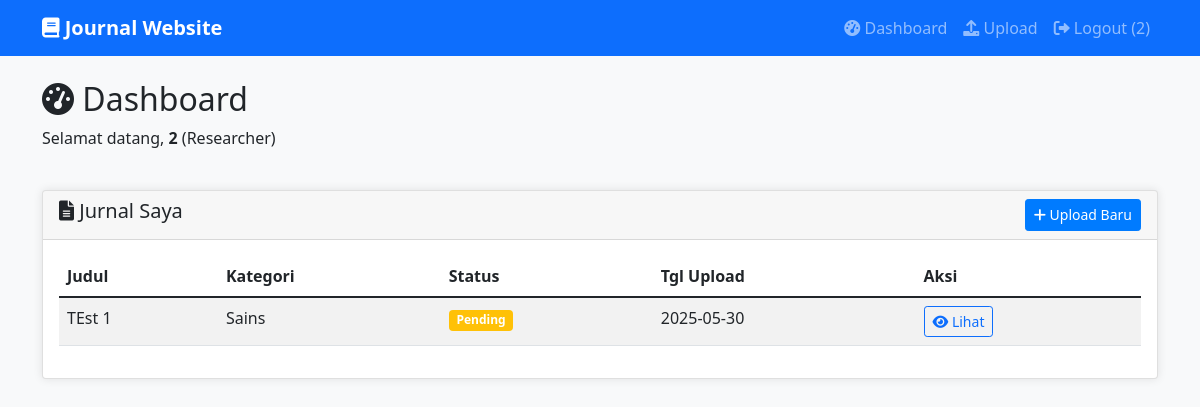
The app's page /dashboard (signed in) with its own data.
### tables this page shows
CREATE TABLE journals (
            id INTEGER PRIMARY KEY AUTOINCREMENT,
            title TEXT NOT NULL,
            abstract TEXT NOT NULL,
            author_name TEXT NOT NULL,
            author_email TEXT NOT NULL,
            category TEXT NOT NULL,
            filename TEXT NOT NULL,
            file_path TEXT NOT NULL,
            uploaded_by INTEGER,
            status TEXT DEFAULT 'pending',
            created_at TIMESTAMP DEFAULT CURRENT_TIMESTAMP,
            FOREIGN KEY (uploaded_by) REFERENCES users (id)
        );

### app/controllers/dashboard_controller.py (the view)
        def wrapper(*args, **kwargs):
            if 'user_id' not in session:
                flash('Silakan login terlebih dahulu', 'error')
                return redirect(url_for('auth.login'))
            if role and session.get('role') != role:
                flash('Akses ditolak', 'error')
                return redirect(url_for('dashboard.dashboard'))
            return f(*args, **kwargs)

### app/controllers/dashboard_controller.py (called while the page is built)
def login_required(role=None):
    def decorator(f):
        def wrapper(*args, **kwargs):
            if 'user_id' not in session:
                flash('Silakan login terlebih dahulu', 'error')
                return redirect(url_for('auth.login'))
            if role and session.get('role') != role:
                flash('Akses ditolak', 'error')
                return redirect(url_for('dashboard.dashboard'))
            return f(*args, **kwargs)
        wrapper.__name__ = f.__name__
        return wrapper
    return decorator

@dashboard_bp.route('/dashboard')
@login_required()
def dashboard():
    if session['role'] == 'admin':
        return redirect(url_for('admin.admin_dashboard'))
    if session['role'] == 'researcher':
        conn = get_db_connection()
        my_journals = conn.execute('SELECT * FROM journals WHERE uploaded_by = ? ORDER BY created_at DESC', (session['user_id'],)).fetchall()
        conn.close()
        return render_template('dashboard.html', my_journals=my_journals)
    else:
        journals = Journal.get_all_approved()
        return render_template('dashboard.html', journals=journals)

### app/models/db.py (called while the page is built)
def get_db_connection():
    conn = sqlite3.connect('database/journal.db')
    conn.row_factory = sqlite3.Row
    return conn

### app/templates/dashboard.html (shortened to what this page needs)
{% extends "base.html" %}
{% block content %}
<div class="row mb-4">
  <div class="col">
    <h2><i class="fas fa-tachometer-alt"></i> Dashboard</h2>
    <p>Selamat datang, <strong>{{ session.get('full_name') }}</strong> ({{ session.get('role')|title }})</p>
  </div>
</div>
{% if session.get('role') == 'researcher' %}
  <div class="row mb-4">
    <div class="col">
      <div class="card">
        <div class="card-header d-flex justify-content-between">
          <h5><i class="fas fa-file-alt"></i> Jurnal Saya</h5>
          <a href="{{ url_for('journal.upload_journal') }}" class="btn btn-primary btn-sm">
            <i class="fas fa-plus"></i> Upload Baru
          </a>
        </div>
        <div class="card-body">
          {% if my_journals %}
            <div class="table-responsive">
              <table class="table table-striped">
                <thead>
                  <tr><th>Judul</th><th>Kategori</th><th>Status</th><th>Tgl Upload</th><th>Aksi</th></tr>
                </thead>
                <tbody>
                  {% for j in my_journals %}
                    <tr>
                      <td>{{ j.title }}</td>
                      <td>{{ j.category }}</td>
                      <td><span class="badge bg-{% if j.status=='approved' %}success{% elif j.status=='pending' %}warning{% else %}danger{% endif %}">{{ j.status.title() }}</span></td>
                      <td>{{ j.created_at[:10] }}</td>
                      <td>
                        <a href="{{ url_for('journal.view_journal', journal_id=j.id) }}" class="btn btn-sm btn-outline-primary">
                          <i class="fas fa-eye"></i> Lihat
                        </a>
                      </td>
                    </tr>
                  {% endfor %}
                </tbody>
              </table>
            </div>
          {% else %}
            <div class="alert alert-info">
              <i class="fas fa-info-circle"></i> Belum ada jurnal.
              <a href="{{ url_for('journal.upload_journal') }}" class="btn btn-primary btn-sm ms-2">Upload Sekarang</a>
            </div>
          {% endif %}
        </div>
      </div>
    </div>
  </div>
{% endif %}
{% endblock %}

### app/templates/base.html (style rules this page uses)
body { background-color: #f8f9fa; }
.card { box-shadow: 0 0 10px rgba(0,0,0,0.1); }
.btn-primary { background-color: #007bff; border-color: #007bff; }

### records on screen
journals: title "TEst 1", category "Sains", status "Pending", created_at "2025-05-30"

### other values on screen
{{ session.get('username') }} "2"
{{ session.get('full_name') }} "2"
{{ session.get('role')|title }} "Researcher"
